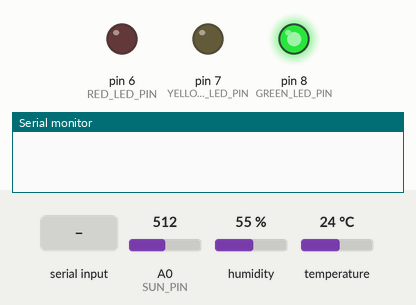
Bench run of a sketch on a simulated Arduino Uno, built with avr-gcc and run on an emulated ATmega328P. Parts: output pins drawn as LEDs (lit = HIGH), the last lines printed to the serial monitor. Inputs (shaded band) come from the test bench; at power-on: A0 (SUN_PIN) = 512, humidity 55 %, temperature 24 °C.

Above: at 1.2 s.
1.3 s: "A" received over Serial
At 2.2 s:
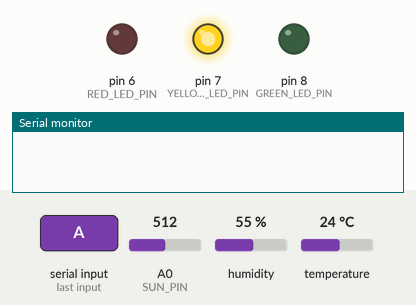
2.8 s: "R" received over Serial
At 3.3 s:
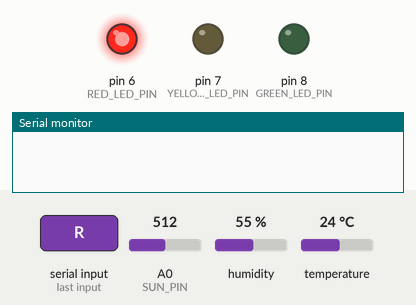
4.3 s: "V" received over Serial
At 5.7 s:
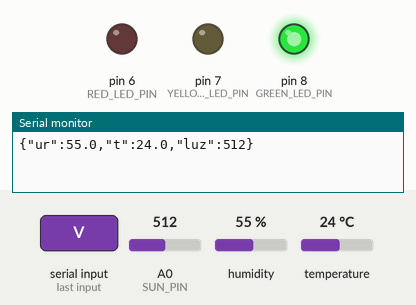
Timing chart, 0 to 7.3 s (numbered marks = the images above; inputs shaded):
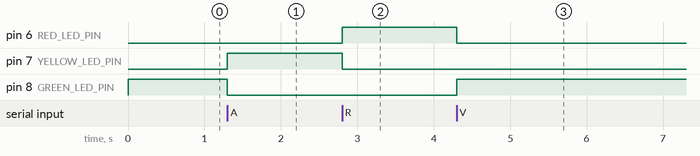

Measured:
- after the input at 1.3 s, pin 7 (YELLOW_LED_PIN): LOW → HIGH at once; pin 8 (GREEN_LED_PIN): HIGH → LOW at once
- after the input at 2.8 s, pin 6 (RED_LED_PIN): LOW → HIGH at once; pin 7 (YELLOW_LED_PIN): HIGH → LOW at once
- after the input at 4.3 s, pin 6 (RED_LED_PIN): HIGH → LOW at once; pin 8 (GREEN_LED_PIN): LOW → HIGH at once

The sketch:

sentinela.ino
```cpp
/*
  Morangonet - firmware do sentinela
  --------------------------------------------------------------
  O Arduino e apenas sensor e display. Ele NAO decide a cor do LED.
  Manda uma linha JSON por leitura e recebe de volta um caractere:
      V = verde   A = amarelo   R = vermelho

  Assim a regra vive num lugar so (app/rules.py) e da para ajustar
  limiar durante a apresentacao sem regravar o firmware.
*/

#include <DHT.h>

#define DHTPIN 2
#define DHTTYPE DHT22

#define GREEN_LED_PIN 8
#define YELLOW_LED_PIN 7
#define RED_LED_PIN 6
#define SUN_PIN A0

#define INTERVALO_MS 5000   // DHT22 precisa de no minimo 2 s entre leituras

DHT dht(DHTPIN, DHTTYPE);

unsigned long ultimaLeitura = 0;
char estado = 'V';

void aplicarEstado(char c) {
  digitalWrite(GREEN_LED_PIN,  c == 'V');
  digitalWrite(YELLOW_LED_PIN, c == 'A');
  digitalWrite(RED_LED_PIN,    c == 'R');
}

void setup() {
  Serial.begin(9600);
  dht.begin();
  pinMode(GREEN_LED_PIN, OUTPUT);
  pinMode(YELLOW_LED_PIN, OUTPUT);
  pinMode(RED_LED_PIN, OUTPUT);
  aplicarEstado('V');
}

void loop() {
  // 1) recebe a cor decidida pelo servidor
  while (Serial.available() > 0) {
    char c = Serial.read();
    if (c == 'V' || c == 'A' || c == 'R') {
      estado = c;
      aplicarEstado(estado);
    }
  }

  // 2) manda a leitura, sem travar o loop com delay()
  if (millis() - ultimaLeitura < INTERVALO_MS) return;
  ultimaLeitura = millis();

  float umidade = dht.readHumidity();
  float temperatura = dht.readTemperature();
  int luz = analogRead(SUN_PIN);

  if (isnan(umidade) || isnan(temperatura)) {
    Serial.println("{\"erro\":\"falha na leitura do DHT22\"}");
    return;
  }

  // uma linha JSON por leitura - o Python le com json.loads, sem regex
  Serial.print("{\"ur\":");
  Serial.print(umidade, 1);
  Serial.print(",\"t\":");
  Serial.print(temperatura, 1);
  Serial.print(",\"luz\":");
  Serial.print(luz);
  Serial.println("}");
}
```
